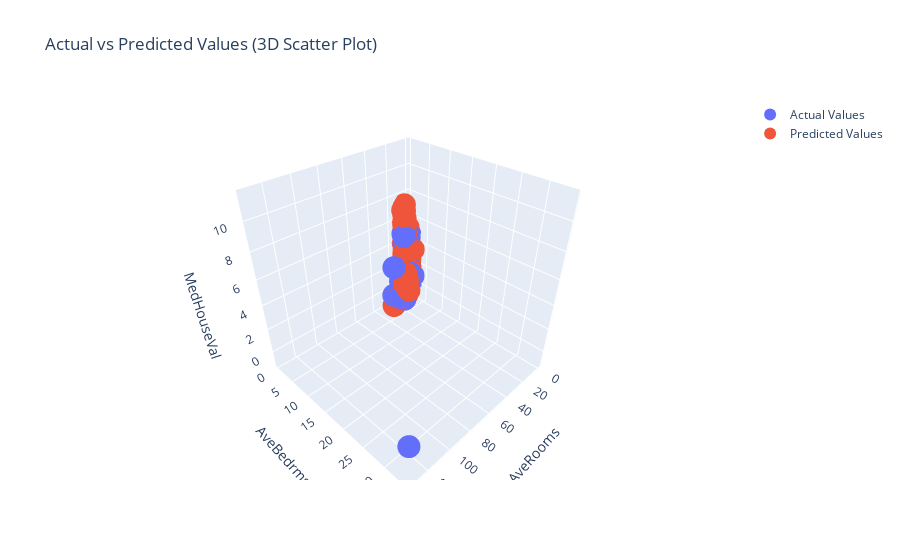

Notebook code for this chart:
### Code cell
import plotly.graph_objects as go

# Create a 3D scatter plot using Plotly
fig = go.Figure()

# Add the actual values as a scatter plot
fig.add_trace(go.Scatter3d(x=X_test['AveRooms'], y=X_test['AveBedrms'], z=y_test,
                           mode='markers', name='Actual Values'))


# Add the predicted values as a scatter plot
fig.add_trace(go.Scatter3d(x=X_test['AveRooms'], y=X_test['AveBedrms'], z=y_pred,
                           mode='markers', name='Predicted Values'))

fig.update_layout(scene=dict(xaxis_title='AveRooms',
                             yaxis_title='AveBedrms',
                             zaxis_title='MedHouseVal'),
                  title='Actual vs Predicted Values (3D Scatter Plot)',
                  legend=dict(itemsizing='constant'),
                  showlegend=True)

# Show the plot
fig.show()

### Figure 1 — Plotly figure (JSON) as saved in the notebook; plotly's stock layout.template omitted (floating-point values rounded to 4 significant figures; data arrays with more than 128 entries replaced by an {"elided": "..."} marker saying what was removed)
{"data": [{"mode": "markers", "name": "Actual Values", "type": "scatter3d", "x": {"elided": "4128 float values"}, "y": {"elided": "4128 float values"}, "z": {"elided": "4128 float values"}}, {"mode": "markers", "name": "Predicted Values", "type": "scatter3d", "x": {"elided": "4128 float values"}, "y": {"elided": "4128 float values"}, "z": {"elided": "4128 float values"}}], "layout": {"legend": {"itemsizing": "constant"}, "scene": {"xaxis": {"title": {"text": "AveRooms"}}, "yaxis": {"title": {"text": "AveBedrms"}}, "zaxis": {"title": {"text": "MedHouseVal"}}}, "showlegend": true, "title": {"text": "Actual vs Predicted Values (3D Scatter Plot)"}}}
